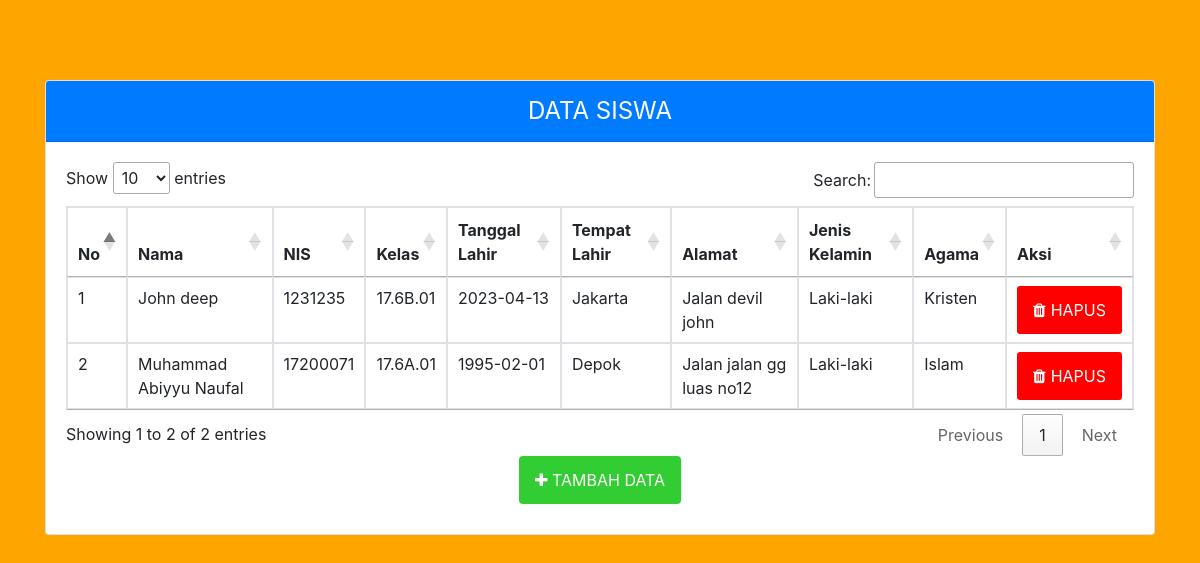
The page / on the database its author committed.
### tables this page shows
CREATE TABLE `siswa` (
  `id` int(11) NOT NULL,
  `nama` text NOT NULL,
  `nis` varchar(255) NOT NULL,
  `kelas` varchar(255) NOT NULL,
  `tanggal_lahir` date NOT NULL,
  `tempat_lahir` text NOT NULL,
  `alamat` text NOT NULL,
  `jenis_kelamin` varchar(255) NOT NULL,
  `agama` varchar(255) NOT NULL
);

### application/controllers/Siswa.php (called while the page is built, shortened)
<?php
class Siswa extends CI_Controller
{
  public function index()
  {
    $this->load->model('Model_siswa');
    $data = array(
      'view_data_siswa' => $this->Model_siswa->get_siswa()->result()
    );
    $this->load->view('view_data_siswa', $data);
  }
}

### index.php (called while the page is built, shortened)
<?php
require_once BASEPATH.'core/CodeIgniter.php';

### application/models/Model_siswa.php (called while the page is built, shortened)
<?php
class Model_siswa extends CI_Model
{
  public function get_siswa()
  {
    $this->db->select('*');
    $this->db->from('siswa');
    $this->db->order_by('id', 'DESC');
    return $this->db->get();
  }
}

### application/views/view_data_siswa.php (the view, shortened to what this page needs)
<!doctype html>
<html lang="en">
<head>
  <link rel="stylesheet" href="https://stackpath.bootstrapcdn.com/bootstrap/4.4.1/css/bootstrap.min.css">
  <link rel="stylesheet" href="https://cdnjs.cloudflare.com/ajax/libs/font-awesome/4.7.0/css/font-awesome.min.css">
  <link rel="stylesheet" href="//cdn.datatables.net/1.10.20/css/jquery.dataTables.min.css">
</head>
<body>
  <div class="container" style="margin-top: 80px">
    <div class="row">
      <div class="col-md-12">
        <div class="card">
        <div class="card-header bg-primary text-white text-center" style="font-size: 24px;">
          DATA SISWA
        </div>
          <div class="card-body">
            <table class="table table-bordered" id="myTable">
              <thead>
                <tr>
                  <th>No</th>
                  <th>Nama</th>
                  <th>NIS</th>
                  <th>Kelas</th>
                  <th>Tanggal Lahir</th>
                  <th>Tempat Lahir</th>
                  <th>Alamat</th>
                  <th>Jenis Kelamin</th>
                  <th>Agama</th>
                  <th>Aksi</th>
                </tr>
              </thead>
              <tbody>
                <?php
                $no = 1;
                foreach ($view_data_siswa as $siswa) {
                ?>
                  <tr>
                    <td><?php echo $no++ ?></td>
                    <td><?php echo $siswa->nama ?></td>
                    <td><?php echo $siswa->nis ?></td>
                    <td><?php echo $siswa->kelas ?></td>
                    <td><?php echo $siswa->tanggal_lahir ?></td>
                    <td><?php echo $siswa->tempat_lahir ?></td>
                    <td><?php echo $siswa->alamat ?></td>
                    <td><?php echo $siswa->jenis_kelamin ?></td>
                    <td><?php echo $siswa->agama ?></td>
                    <td class="text-center">
                    <a href="<?php echo base_url() ?>index.php/siswa/hapus/<?php echo $siswa->id ?>" class="btn btn-sm" style="display: flex; background-color: red;">
                      <span>
                        <i class="fa fa-trash"></i>
                      </span>
                      <span style="margin-left: 5px;">
                        HAPUS
                      </span>
                    </a>
                  </td>
                  </tr>
                <?php } ?>
              </tbody>
            </table>
            <div class="text-center">
            <a href="<?php echo base_url() ?>index.php/siswa/tambah" class="btn btn-md btn-success" style="margin-bottom: 10px; background-color: #32cd32;">
          <i class="fa fa-plus"></i> TAMBAH DATA
          </a>
                </div>
          </div>
        </div>
      </div>
    </div>
</body>
</html>

### application/views/view_data_siswa.php (style rules this page uses)
table { margin-bottom: 20px; }
body { background-color: #FFA500; }
.btn { background-color: DodgerBlue; border: none; color: white; padding: 12px 16px; font-size: 16px; cursor: pointer; }

### rows shown on the page
siswa: nama "John deep", nis "1231235", kelas "17.6B.01", tanggal_lahir "2023-04-13", tempat_lahir "Jakarta", alamat "Jalan devil john", jenis_kelamin "Laki-laki", agama "Kristen"
siswa: nama "Muhammad Abiyyu Naufal", nis "17200071", kelas "17.6A.01", tanggal_lahir "1995-02-01", tempat_lahir "Depok", alamat "Jalan jalan gg luas no12", jenis_kelamin "Laki-laki", agama "Islam"
